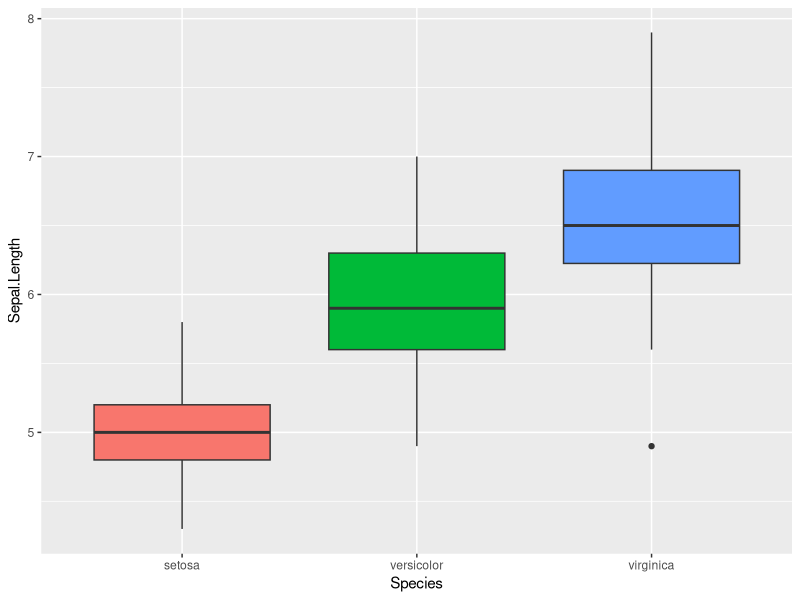

Reproduce this figure in R.
## ---- chunk 1
data("iris")
## ---- chunk 2
library(tidyverse)
## ---- chunk 3
iris%>%
    ggplot(aes(x=Species,y=Sepal.Length,fill=Species))+
    geom_boxplot()+
    theme(legend.position = "none")
